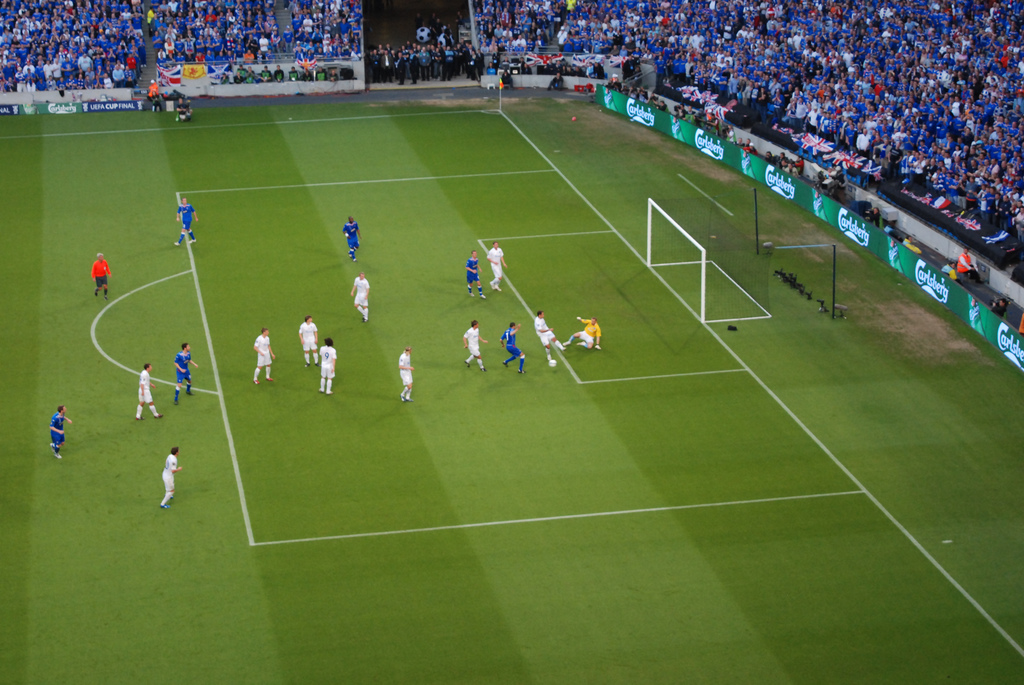
#> input picture img/football2.jpg, 1024 x 685 px
$ python layer_separator.py
#> lines starting #> are read from the running program, lines starting #| are printed output that depends on the picture; after the words box and inside, x2 and y2 are one past the last pixel; in counts of white or black regions, pixels touching at a corner belong together
import cv2
import numpy as np
import sys

if __name__ == '__main__':
    img = cv2.imread("../img/football2.jpg", 1)
#> img is the input picture: shape (685, 1024, 3); mean B, G, R 60.9, 109.3, 90.4
    cv2.imshow("Original", img)

    # convert the image to hsv for the layer masks
    hsv = cv2.cvtColor(img, code=cv2.COLOR_BGR2HSV)
#> hsv: shape (685, 1024, 3); mean H, S, V 57.1, 143.7, 116.7

    # green range
    lower_green = np.array([30, 65, 65])
    upper_green = np.array([65, 255, 255])

    # layer masks
    field_mask = cv2.inRange(hsv, lower_green, upper_green)
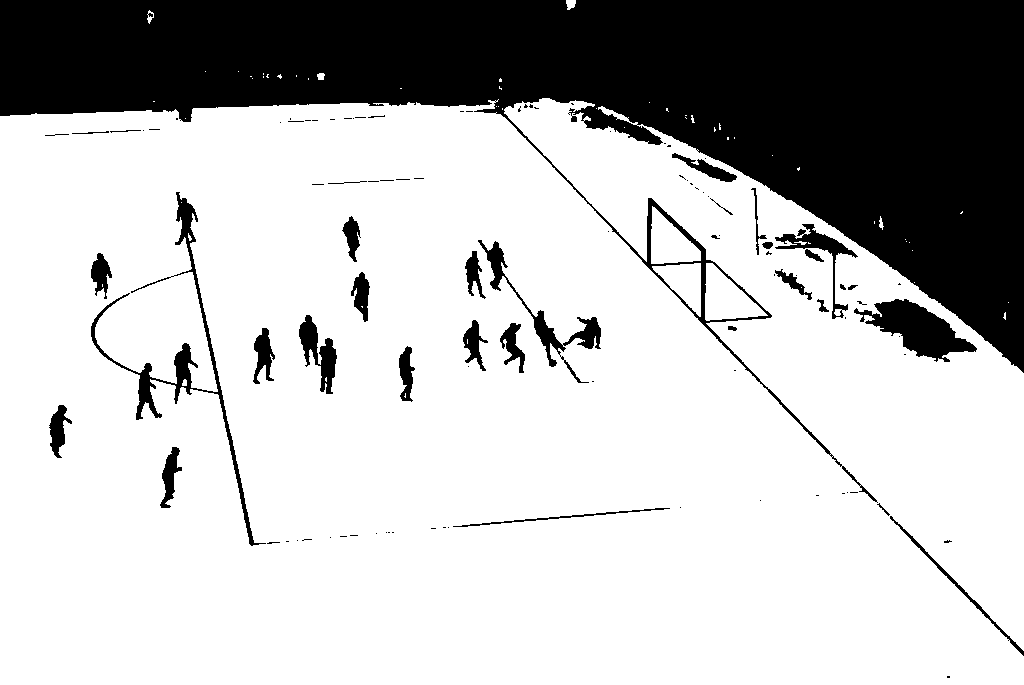
#> field_mask: shape (685, 1024); 74% white; 104 black regions (69 under 20 px), largest, box (x1, y1, x2, y2) and area: (0, 0, 1024, 503) 162472, (91, 192, 266, 546) 3600, (854, 299, 977, 362) 3412
    player_mask = cv2.bitwise_not(field_mask)

    # extract layers from original image
    field_layer = cv2.bitwise_and(img, img, mask=field_mask)
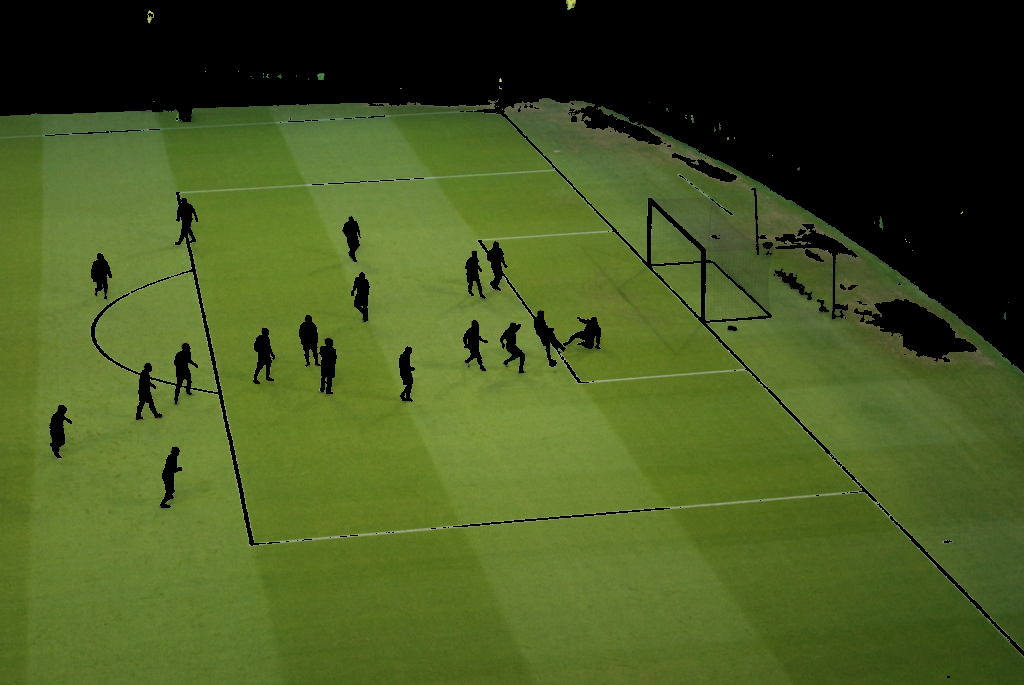
#> field_layer: shape (685, 1024, 3); mean B, G, R 33, 86.7, 69.6
    player_layer = cv2.bitwise_and(img, img, mask=player_mask)
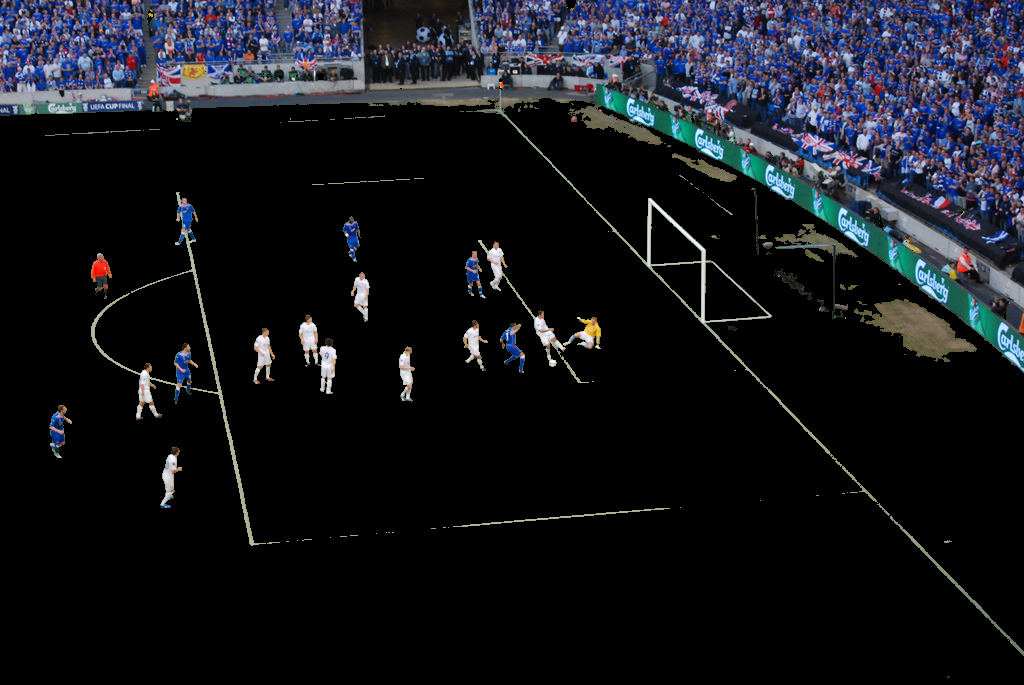
#> player_layer: shape (685, 1024, 3); mean B, G, R 27.9, 22.6, 20.8

    cv2.imshow("Soccer Field Layer", field_layer)
    cv2.imshow("Players Layer", player_layer)
    cv2.waitKey(0)
    cv2.destroyAllWindows()

$ run again, with img/football1.jpg copied over img/football2.jpg
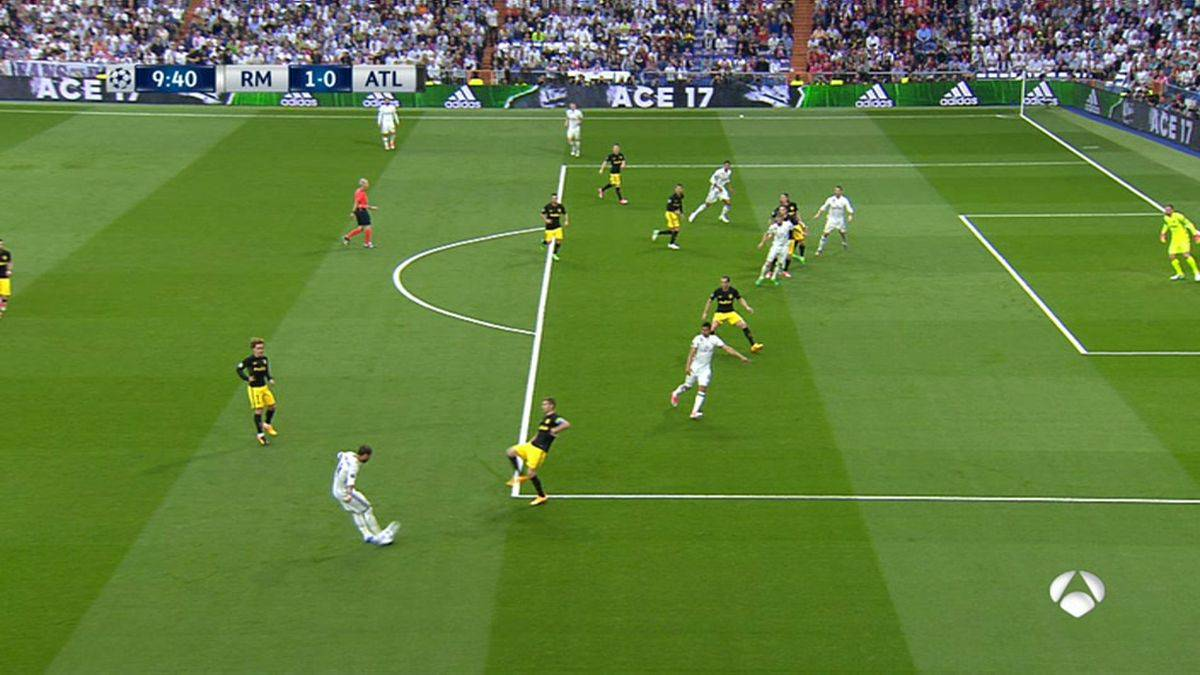
#> input picture img/football1.jpg, 1200 x 675 px
#> img is the input picture: shape (675, 1200, 3); mean B, G, R 61.7, 126.6, 97.6
#> hsv: shape (675, 1200, 3); mean H, S, V 53.3, 145.2, 130.1
#> `field_mask = cv2.inRange(hsv, lower_green, upper_green)`:
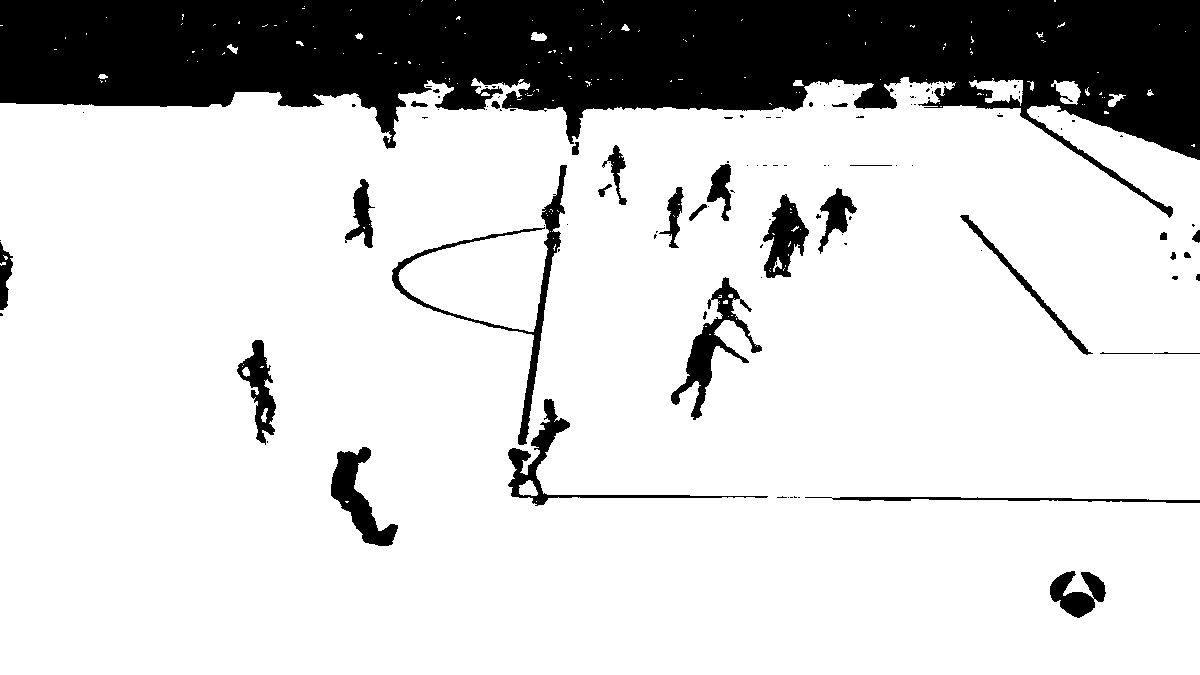
#> field_mask: shape (675, 1200); 81.3% white; 115 black regions (82 under 20 px), largest, box (x1, y1, x2, y2) and area: (0, 0, 1200, 218) 127325, (392, 165, 567, 445) 3434, (671, 277, 762, 420) 2882
#> `player_layer = cv2.bitwise_and(img, img, mask=player_mask)`:
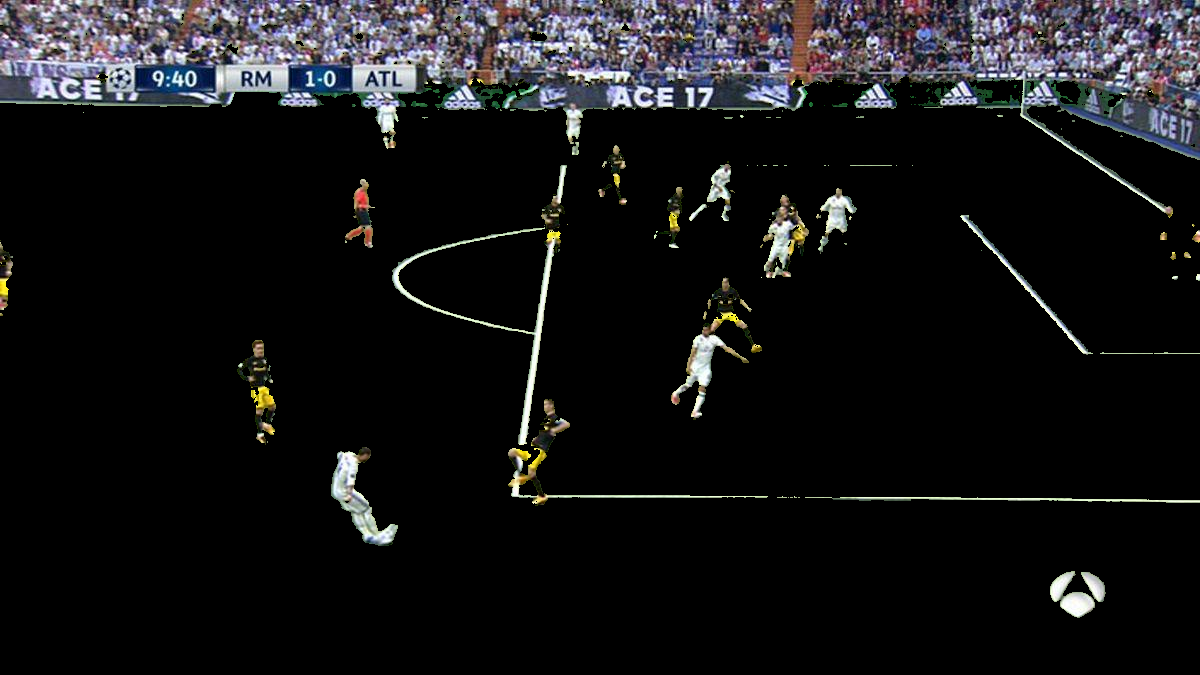
#> player_layer: shape (675, 1200, 3); mean B, G, R 22.9, 21.5, 21.7

$ run again, with img/football3.png saved as img/football2.jpg
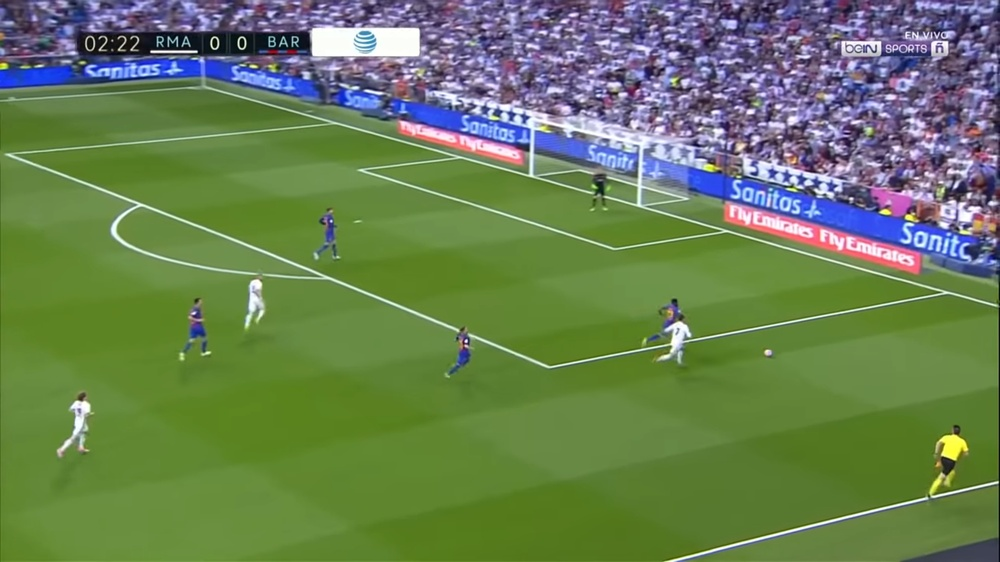
#> input picture img/football3.png, 1000 x 562 px, shrunk from 1920 x 1080 before the run
#> img is the input picture: shape (562, 1000, 3); mean B, G, R 85.1, 126.9, 104.5
#> hsv: shape (562, 1000, 3); mean H, S, V 67.2, 130.9, 140.6
#> `field_mask = cv2.inRange(hsv, lower_green, upper_green)`:
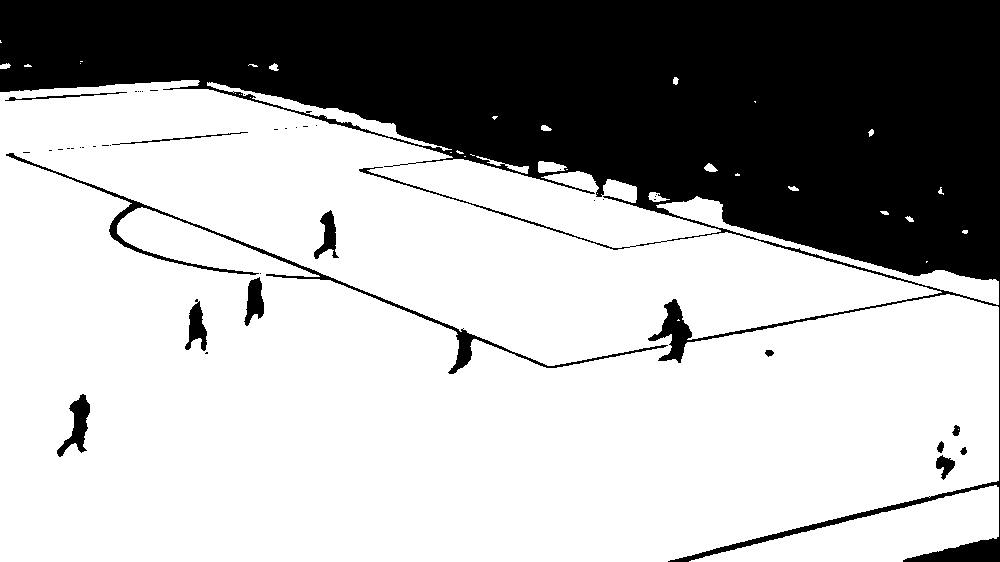
#> field_mask: shape (562, 1000); 68.1% white; 42 black regions (29 under 20 px), largest, box (x1, y1, x2, y2) and area: (0, 0, 1000, 562) 172626, (6, 153, 668, 374) 3317, (57, 394, 90, 457) 851
#> `player_layer = cv2.bitwise_and(img, img, mask=player_mask)`:
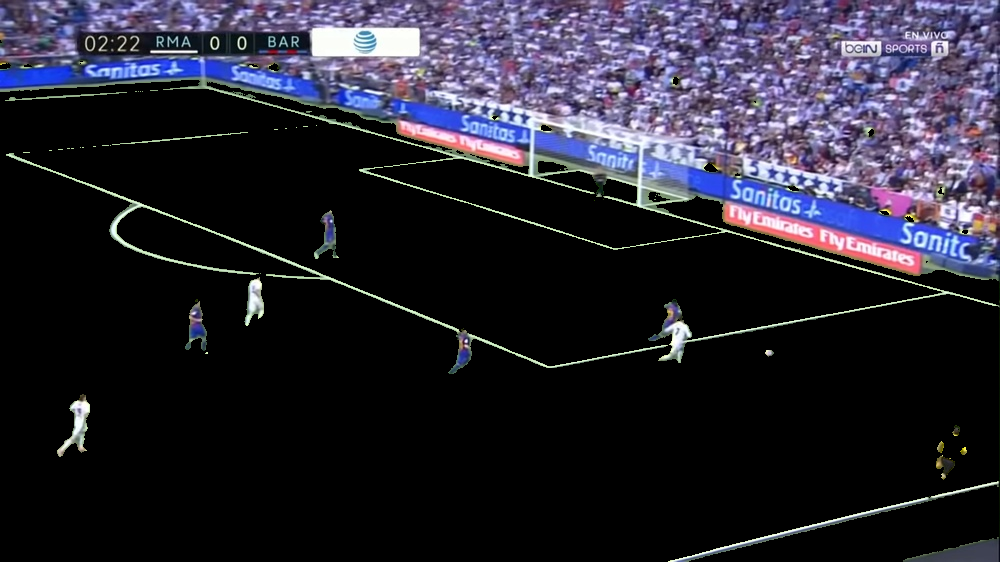
#> player_layer: shape (562, 1000, 3); mean B, G, R 48.8, 36.9, 38.5

$ run again, with img/football4.png saved as img/football2.jpg
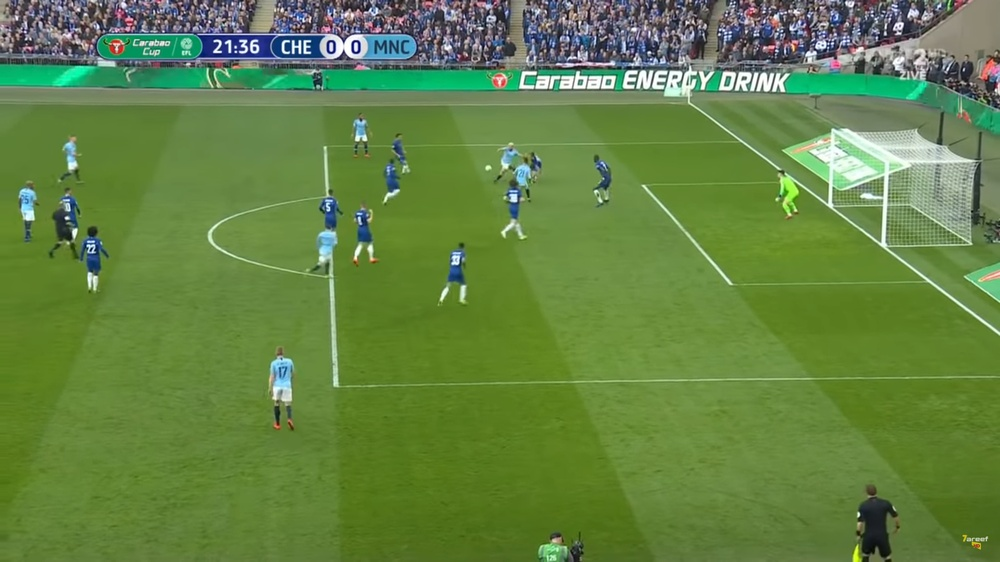
#> input picture img/football4.png, 1000 x 562 px, shrunk from 1920 x 1080 before the run
#> img is the input picture: shape (562, 1000, 3); mean B, G, R 68.5, 131.1, 99.7
#> hsv: shape (562, 1000, 3); mean H, S, V 53.2, 136.8, 133.6
#> `field_mask = cv2.inRange(hsv, lower_green, upper_green)`:
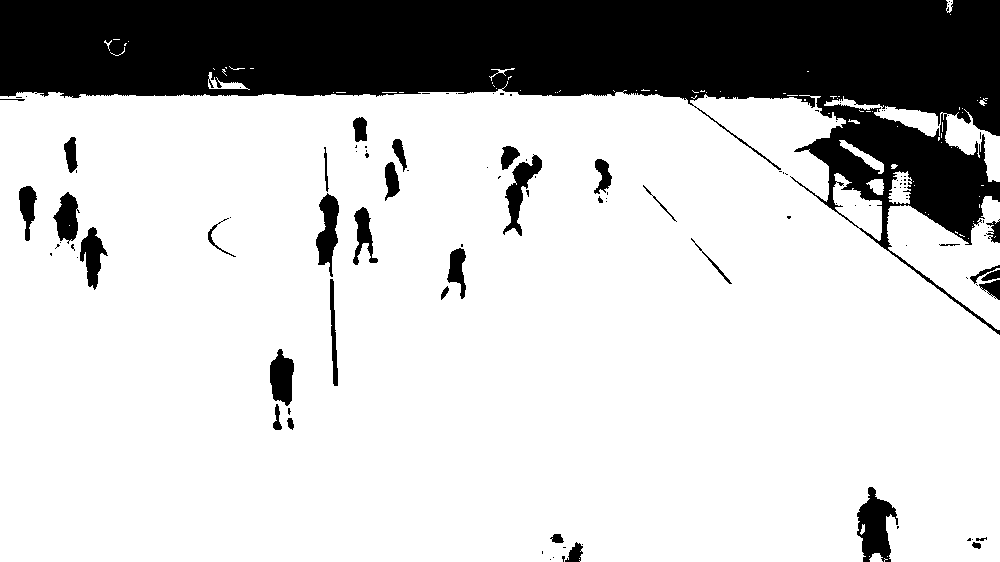
#> field_mask: shape (562, 1000); 77.9% white; 113 black regions (78 under 20 px), largest, box (x1, y1, x2, y2) and area: (0, 0, 1000, 335) 111428, (857, 487, 898, 562) 1755, (503, 154, 542, 236) 1101
#> `player_layer = cv2.bitwise_and(img, img, mask=player_mask)`:
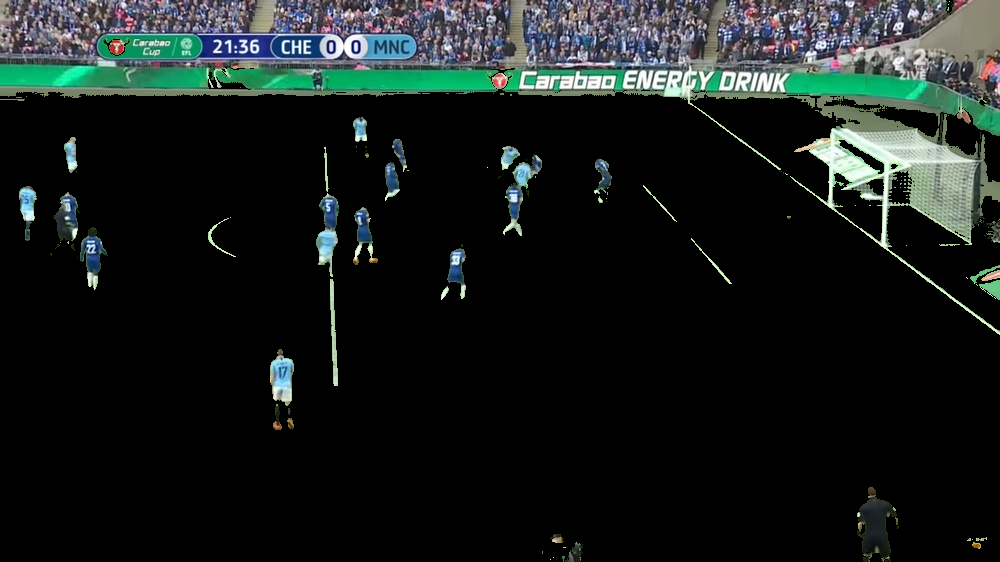
#> player_layer: shape (562, 1000, 3); mean B, G, R 27.1, 28.5, 23
